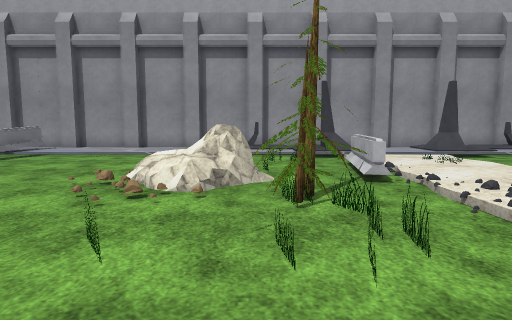
view 1 (above)

24 first-person views from a walk through a Unity game level. The camera is 1.3 m above the floor, tilts 6° down and sees 75° across. The floor is counted in squares, 1 m on a side. Each view is taken from the middle of a square. On the plan, view 1 faces up. The plan holds only what a view shows up to about 14 squares ahead; the rest is blank. The place goes on beyond the plan. Flat ground stands in for the terrain. Some surface patterns are stand-ins.

view 2
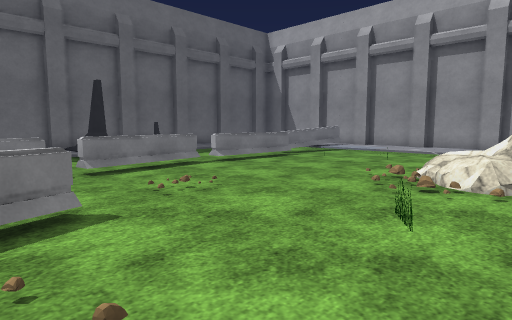

view 3
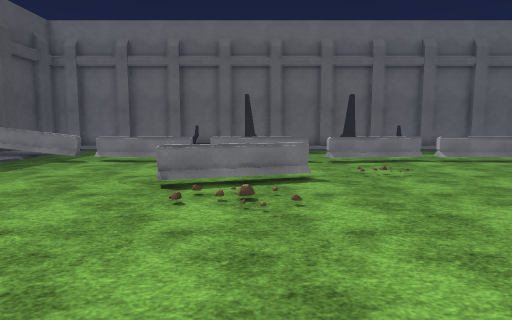

view 4
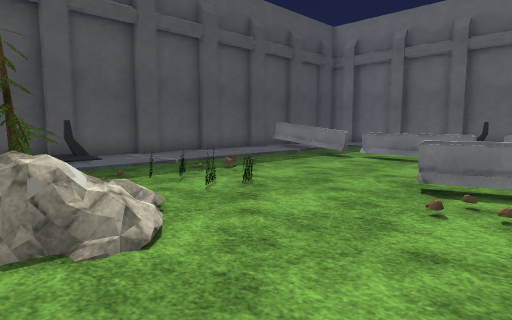

view 5
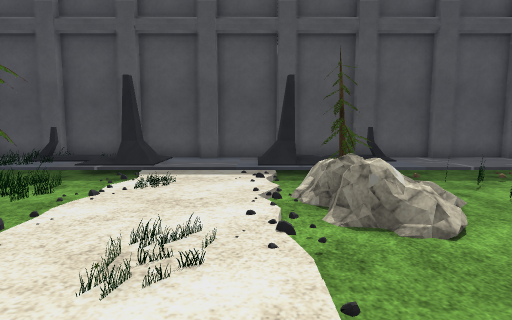

view 6
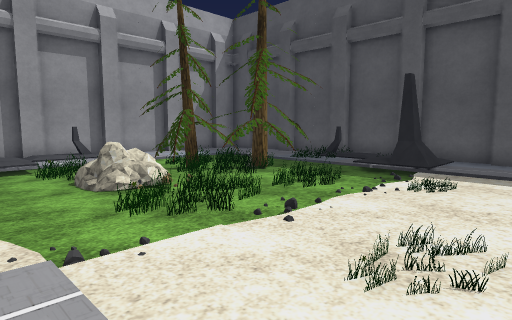

view 7
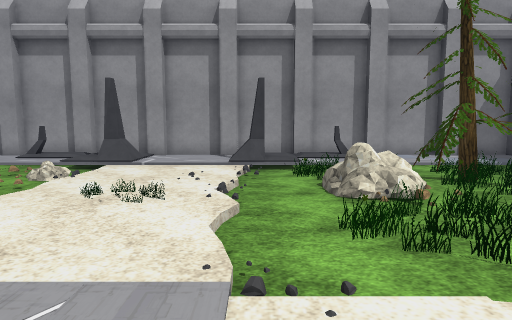

view 8
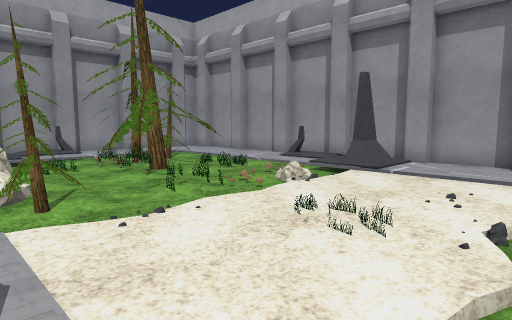

view 9
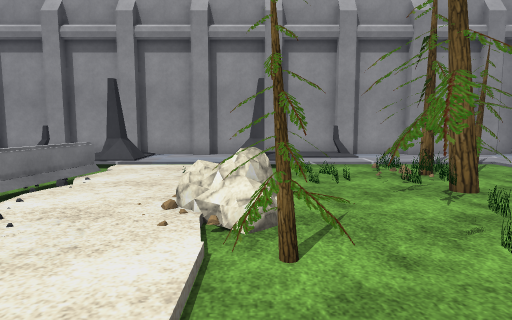

view 10
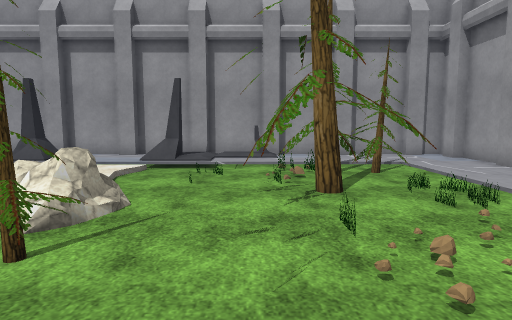

view 11
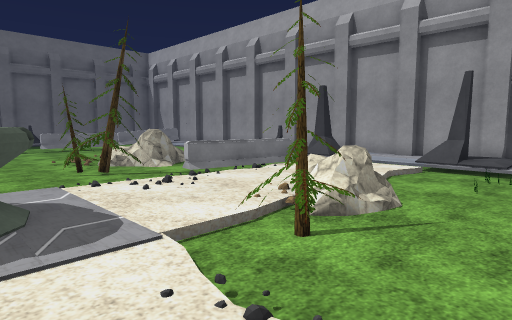

view 12
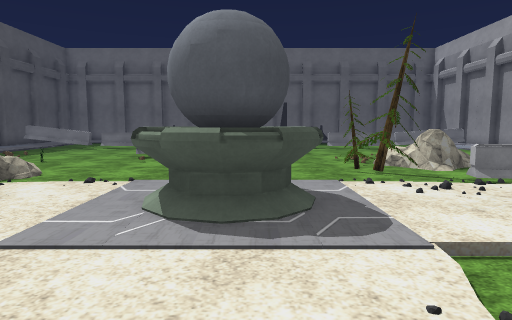

view 13
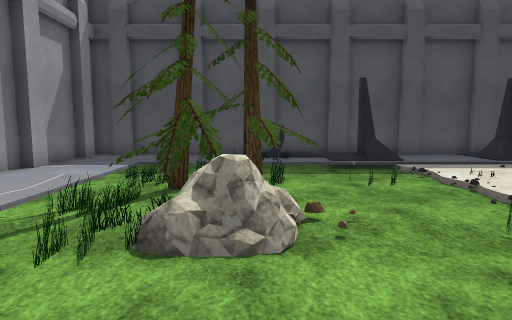

view 14
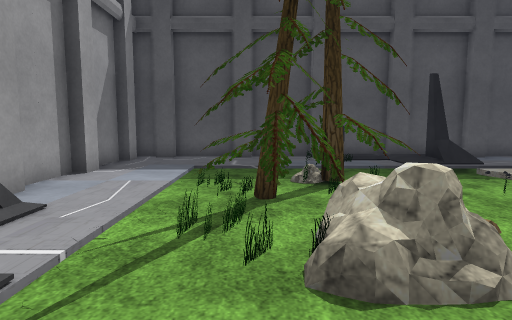

view 15
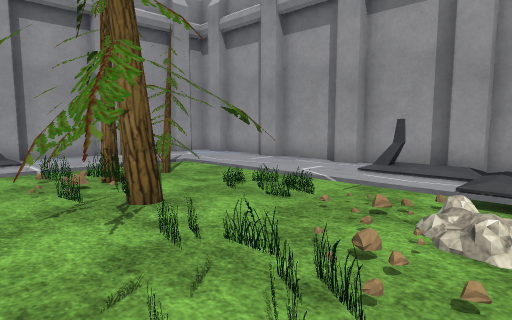

view 16
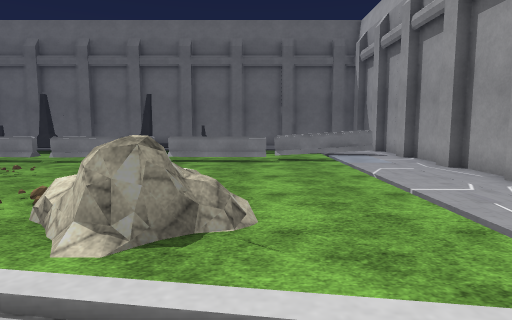

view 17
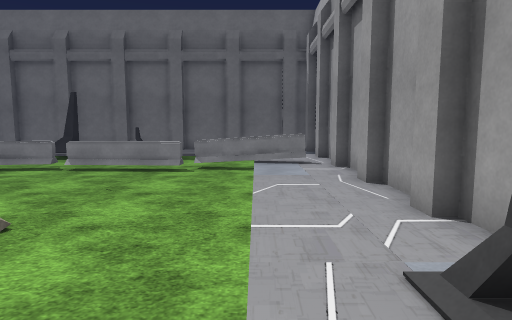

view 18
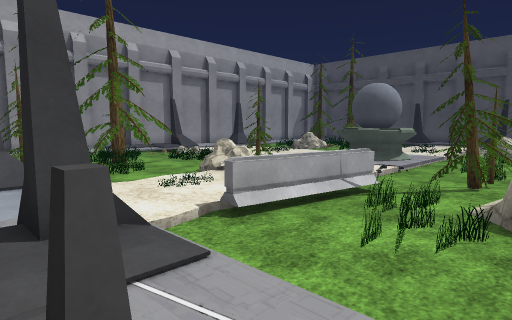

view 19
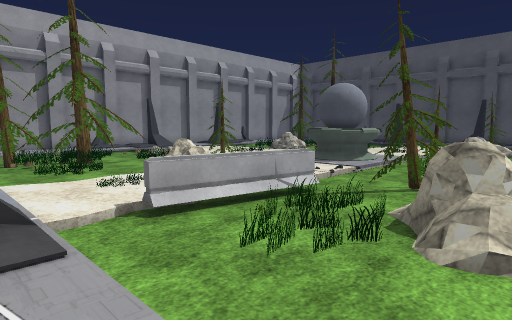

view 20
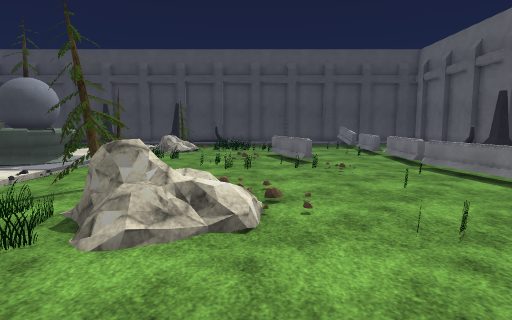

view 21
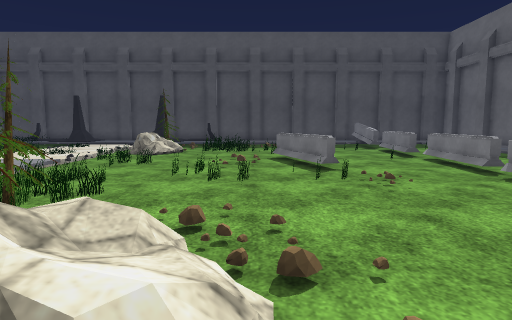

view 22
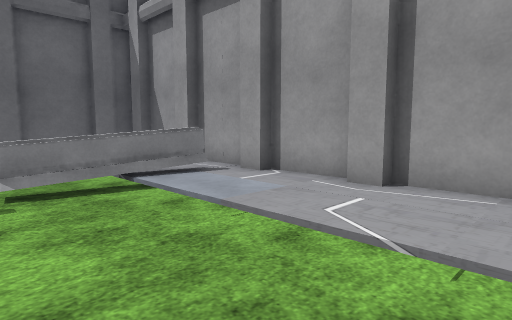

view 23
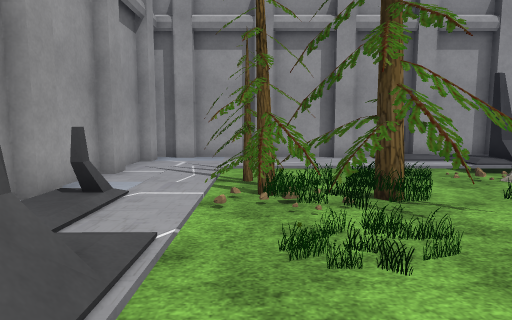

view 24
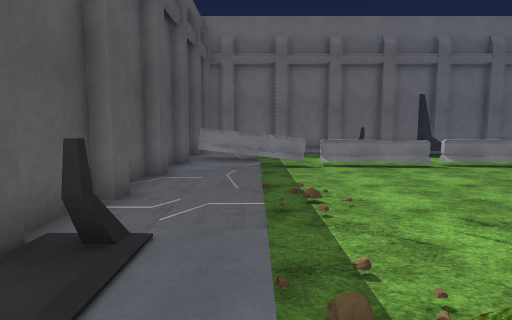

### Floor plan
Key: @ floor where view 1 was taken; # wall or solid block; x gap in a wall; . main floor; : floor 0.25 m higher than the main floor; - floor 0.25 m lower than the main floor; / step, stairs or slope; = window, fence, low wall or low ledge; B barrier; R rock; T tree; O other object.
Columns run from 12 left of view 1 to 19 right of it. Each row starts with its distance up from view 1.
 16 ################################
 15   B ........O   ....::::......##
 14  .B/..........:O/../#:.........#
 13  .B//////////////../=///TTTT/..#
 12   B-------------.../--/-TTTT/..#
 11   B----=----==-B.../--OT#TT-/..#
 10   BB====----===B..//--O#TTT /..#
  9    B=====-RR#==B.../---TTTTO/..#
  8   BB=====.RRR=#B...O --TTTTO/..#
  7  =BB#===--ORTT B....R---O--//O##
  6   B-#===----TTT-....TT--O/////##
  5   B ====----TT--....T/-OO////: #
  4   BB====#==#===/..../////////O #
  3    B==========--.OO.........//.#
  2 ==-B==#==-==-=--OOOO...........#
  1 = BB---==-=-----O OO...........#
  0 == B---B----@==-.OO.........//##
 -1   BB==-B-----==/..../-----///O #
 -2   B ====B----==/....-=----=#.: #
 -3   B === B-------....===/RR==..##
 -4   =B==-===----//...//==/RR==.O##
 -5    B=--===-=-.R-/../-x--=##T..##
 -6   BB==--====- RR/../----=TTT..##
 -7   B ==----==- RR.../-==TTTTT#..#
 -8   BB==---===-TT/...//=#TTTT=#.##
 -9    B----/#==/TT-...//--TRTT-..##
-10   B//////////////..////TT#.....#
-11   B...........:O/../#:.###....##
-12   B.........O   ....:::##.  . #
-13  #############################

Where each view was taken, in squares from view 1:
view 1: 0 up, 0 right, facing up
view 2: 1 down, 0 right, facing up-left
view 3: 1 down, 4 right, facing left
view 4: 1 down, 3 right, facing down-left
view 5: 0 up, 4 right, facing down
view 6: 0 up, 4 right, facing down-right
view 7: 1 down, 5 right, facing right
view 8: 1 down, 7 right, facing up-right
view 9: 2 up, 8 right, facing up
view 10: 2 up, 11 right, facing up
view 11: 2 up, 11 right, facing up-left
view 12: 2 up, 11 right, facing left
view 13: 1 up, 12 right, facing down
view 14: 0 up, 14 right, facing down
view 15: 4 up, 10 right, facing up-right
view 16: 10 up, 4 right, facing left
view 17: 13 up, 2 right, facing left
view 18: 15 up, 1 left, facing down-right
view 19: 14 up, 2 left, facing down-right
view 20: 14 up, 3 left, facing down
view 21: 10 up, 3 left, facing down
view 22: 10 up, 3 left, facing up-left
view 23: 12 up, 6 right, facing right
view 24: 10 down, 3 right, facing left
